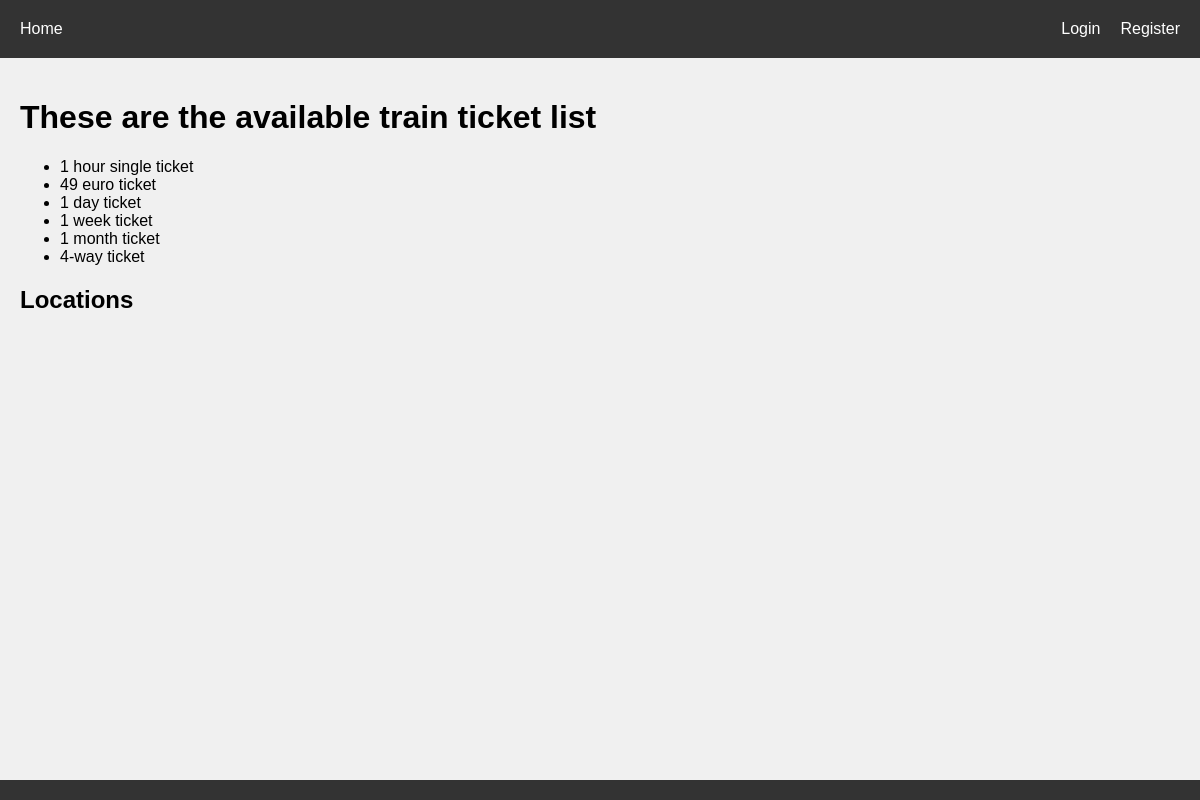
The app's page /, older data.
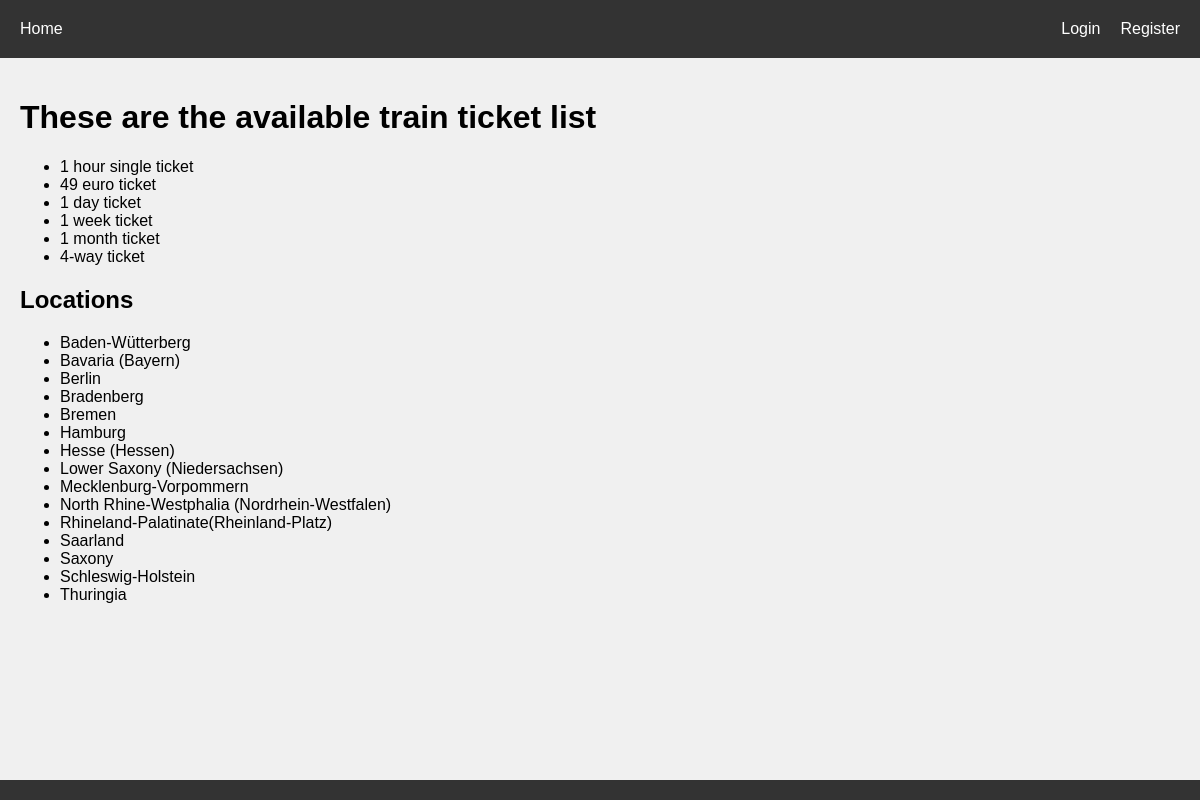
The same page, newer data.
### tickets/models.py (models this page shows, shortened)
class Tickets(models.Model):
    name = models.CharField(max_length=24)
    text = models.TextField()
    created = models.DateTimeField(auto_now_add=True)

### locations/models.py (models this page shows)
class Locations(models.Model):
    name = models.CharField(max_length=64)
    text = models.TextField()
    created = models.DateTimeField(auto_now_add=True)

### home/views.py (the view)
# urls.py: 2. Add a URL to urlpatterns:  path('', views.home, name='home')
def home(request):
    all_tickets = Tickets.objects.all()
    all_locations = Locations.objects.all()
    return render(request, 'home/welcome.html',{'locations': all_locations, 'tickets': all_tickets})

### home/templates/home/welcome.html (shortened to what this page needs)
{% extends "base.html" %}
{% block content %}
<h1>These are the available train ticket list</h1>
    <ul>
        {% for ticket in tickets %}
            <li>{{ ticket.name }}</li>
        {% endfor %}
    </ul>
<h2>Locations</h2>
    <ul>
        {% for location in locations %}
            <li>{{ location.name }}</li>
        {% endfor %}
    </ul>
{% endblock %}

### templates/base.html (shortened to what this page needs)
<!DOCTYPE html>
<html>
<head>
    {% load static %}
    <link rel="stylesheet" href="{% static 'css/style.css' %}">
</head>
<body>
    <header>
        <nav>
            <ul class="nav-left">
                <li><a href="{% url 'home' %}">Home</a></li>
            </ul>
            <ul class="nav-right">
                {% if user.is_authenticated %}
                    <li><a href="{% url 'profile' %}">Profile</a></li>
                    <li>
                        <form method="post" action="{% url 'logout' %}" style="display: inline;">
                            {% csrf_token %}
                            <button type="submit" style="background: none; border: none; padding: 0; cursor: pointer; color: white; font-size: inherit;">Logout</button>
                        </form>
                    </li>
                {% else %}
                    <li><a href="{% url 'login' %}">Login</a></li>
                    <li><a href="{% url 'register' %}">Register</a></li>
                {% endif %}
            </ul>
        </nav>
    </header>
    <main>
        {% block content %}
        {% endblock %}
    </main>
    <footer>
    </footer>
</body>
</html>

### static/css/style.css (style rules this page uses)
body { font-family: Arial, sans-serif; background-color: #f0f0f0; margin: 0; padding: 0; }
header { background-color: #333; color: white; padding: 10px 0; text-align: center; }
nav { display: flex; justify-content: space-between; align-items: center; background-color: #333; padding: 10px; }
nav ul { list-style: none; margin: 0; padding: 0; display: flex; }
nav ul li { margin: 0 10px; }
nav ul li a, nav ul li button { color: white; text-decoration: none; }
.nav-left { display: flex; justify-content: flex-start; flex: 1; }
.nav-right { display: flex; justify-content: flex-end; flex: 1; }
main { padding: 20px; }
footer { background-color: #333; color: white; text-align: center; padding: 10px 0; position: absolute; bottom: 0; width: 100%; }

Row changes from the older to the newer data that the page shows:
added Locations: name "Baden-Wütterberg"
added Locations: name "Bavaria (Bayern)"
added Locations: name "Berlin"
added Locations: name "Bradenberg"
added Locations: name "Bremen"
added Locations: name "Hamburg"
added Locations: name "Hesse (Hessen)"
added Locations: name "Lower Saxony (Niedersachsen)"
added Locations: name "Mecklenburg-Vorpommern"
added Locations: name "North Rhine-Westphalia (Nordrhein-Westfalen)"
added Locations: name "Rhineland-Palatinate(Rheinland-Platz)"
added Locations: name "Saarland"
added Locations: name "Saxony"
added Locations: name "Schleswig-Holstein"
added Locations: name "Thuringia"
